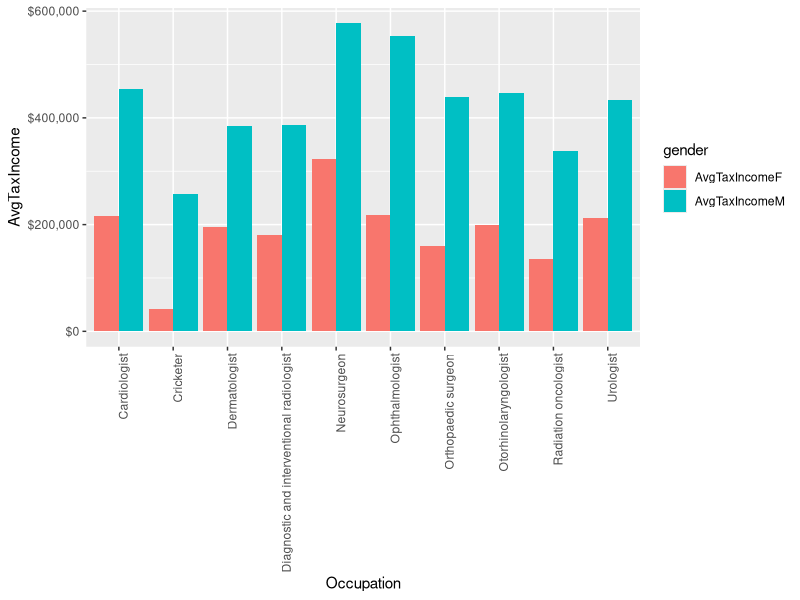

The R script that drew this image:
## ---- chunk 1

library(readr)
library(dplyr)

jobs <- read_csv("Data/AustralianTaxableIncome.csv")


summary(jobs)
summary(jobs$X6)


tidy_jobs <- jobs %>%
            select(GenderRank = 1,
                   2:4,
                   AvgTaxIncome = 5)
                   
## ---- chunk 2
library(tidyr)
library(knitr)

Female_jobs <-tidy_jobs %>%
  filter(Gender == "Female")

Male_jobs <- tidy_jobs %>%
  filter(Gender == "Male")

wide_jobs <- inner_join(Female_jobs, Male_jobs, by = "Occupation", suffix = c("F", "M"))

  
HigherPayingFJobs <- wide_jobs %>%
  filter(AvgTaxIncomeF > AvgTaxIncomeM) %>%
  mutate(Difference = AvgTaxIncomeF - AvgTaxIncomeM) %>%
  arrange(desc(Difference))

kable(HigherPayingFJobs)

nOfFJobs <- count(HigherPayingFJobs) # Number of Jobs where women earn more
nOfJobs <- count(wide_jobs) # Number of Jobs where we have salary information for both genders.



nOfFJobs/nOfJobs * 100



## ---- chunk 3
library(ggplot2)
str(wide_jobs)
wide_jobs %>%
  mutate(difference = AvgTaxIncomeM - AvgTaxIncomeF) %>%
  top_n(n = 10) %>%
  select(Occupation, AvgTaxIncomeF, AvgTaxIncomeM) %>%
  gather(key = gender, value = AvgTaxIncome, 2:3) %>%
  ggplot(aes(Occupation, AvgTaxIncome, fill = gender)) + 
    geom_bar(stat = "identity", position = "dodge") +
    theme(axis.text.x = element_text(angle = 90, hjust = 1)) +
    scale_y_continuous(labels = scales::dollar)

